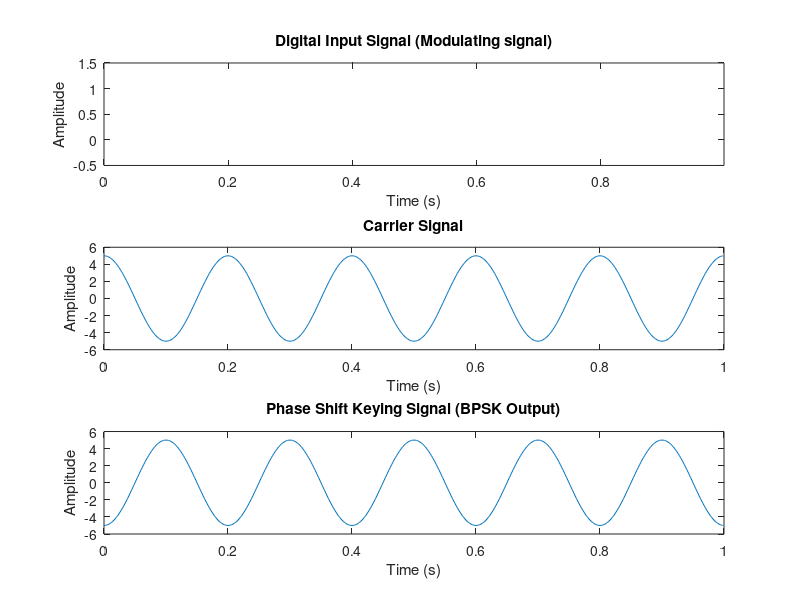

Reproduce this figure in MATLAB.
clc;
clear all;
close all;

d = input("Enter the digital signal bits [e.g. [1 0 1 1]]: ");
A = input("Enter the amplitude of Carrier signal: ");
Fc = input("Enter the frequency of Carrier signal (Hz): ");

Fs = 100 * Fc;          % Sampling frequency
Tb = 1;                 % Bit duration
Nb = length(d);         % Number of bits

t = 0 : 1/Fs : Nb*Tb - 1/Fs;  % Total time vector
dt = repelem(d, Fs*Tb);       % Repeat each bit to match time vector

c = A * cos(2 * pi * Fc * t); % Carrier signal

PSK = zeros(1, length(t));
for i = 1:Nb
    idx = (i-1)*Fs*Tb + 1 : i*Fs*Tb;
    if d(i) == 1
        PSK(idx) = A * cos(2*pi*Fc*t(idx));
    else
        PSK(idx) = -A * cos(2*pi*Fc*t(idx));
    end
end             

subplot(311)
plot(t, dt)
title("Digital Input Signal (Modulating signal)")
xlabel("Time (s)")
ylabel("Amplitude")
axis([0 max(t) -0.5 1.5])

subplot(312)
plot(t, c)
title("Carrier Signal")
xlabel("Time (s)")
ylabel("Amplitude")

subplot(313)
plot(t, PSK)
title("Phase Shift Keying Signal (BPSK Output)")
xlabel("Time (s)")
ylabel("Amplitude")
